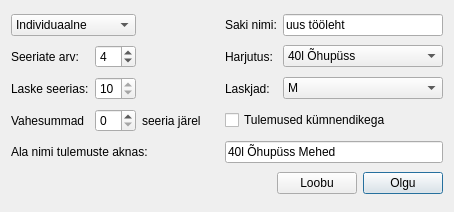
<?xml version="1.0" encoding="UTF-8"?>
<ui version="4.0">
 <class>ValikKastClass</class>
 <widget class="QDialog" name="ValikKastClass">
  <property name="geometry">
   <rect>
    <x>0</x>
    <y>0</y>
    <width>454</width>
    <height>212</height>
   </rect>
  </property>
  <property name="windowTitle">
   <string>Protokollitaja - Uus sakk</string>
  </property>
  <layout class="QGridLayout" name="gridLayout">
   <item row="0" column="0" colspan="2">
    <widget class="QComboBox" name="indBox">
     <property name="toolTip">
      <string>Siit valige, kas on võistkondlik või individuaalne</string>
     </property>
     <property name="currentIndex">
      <number>0</number>
     </property>
     <item>
      <property name="text">
       <string>Individuaalne</string>
      </property>
     </item>
     <item>
      <property name="text">
       <string>Võistkondlik</string>
      </property>
     </item>
    </widget>
   </item>
   <item row="0" column="2">
    <spacer name="horizontalSpacer_5">
     <property name="orientation">
      <enum>Qt::Horizontal</enum>
     </property>
     <property name="sizeHint" stdset="0">
      <size>
       <width>40</width>
       <height>20</height>
      </size>
     </property>
    </spacer>
   </item>
   <item row="0" column="3">
    <widget class="QLabel" name="label">
     <property name="text">
      <string>Saki nimi:</string>
     </property>
    </widget>
   </item>
   <item row="0" column="4">
    <widget class="QLineEdit" name="sakiNimi">
     <property name="toolTip">
      <string>Lühike nimi enda jaoks, mille järgi lehte ära tunda. Nagu Excel'is on Sheet 1, Sheet 2 jne. Ei kuvata tulemuste aknas</string>
     </property>
     <property name="text">
      <string>uus tööleht</string>
     </property>
    </widget>
   </item>
   <item row="1" column="0">
    <widget class="QLabel" name="seeriateSilt">
     <property name="text">
      <string>Seeriate arv:</string>
     </property>
    </widget>
   </item>
   <item row="1" column="1">
    <widget class="QSpinBox" name="seeriateArv">
     <property name="toolTip">
      <string>Seeriate arv võistluses või võistlejate arv võistkonnas</string>
     </property>
     <property name="minimum">
      <number>1</number>
     </property>
     <property name="maximum">
      <number>12</number>
     </property>
     <property name="value">
      <number>4</number>
     </property>
    </widget>
   </item>
   <item row="1" column="2">
    <spacer name="horizontalSpacer_4">
     <property name="orientation">
      <enum>Qt::Horizontal</enum>
     </property>
     <property name="sizeHint" stdset="0">
      <size>
       <width>281</width>
       <height>20</height>
      </size>
     </property>
    </spacer>
   </item>
   <item row="1" column="3">
    <widget class="QLabel" name="label_4">
     <property name="text">
      <string>Harjutus:</string>
     </property>
    </widget>
   </item>
   <item row="1" column="4">
    <widget class="QComboBox" name="harjutus">
     <property name="toolTip">
      <string>Valige harjutus. Tähelpanu! Peale siit millegi valimist vaadake üle, et ka kõik teised asjad ikka õiged oleksid!</string>
     </property>
     <item>
      <property name="text">
       <string>40l Õhupüss</string>
      </property>
     </item>
     <item>
      <property name="text">
       <string>60l Õhupüss</string>
      </property>
     </item>
     <item>
      <property name="text">
       <string>40l Õhupüstol</string>
      </property>
     </item>
     <item>
      <property name="text">
       <string>60l Õhupüstol</string>
      </property>
     </item>
     <item>
      <property name="text">
       <string>30l Lamades</string>
      </property>
     </item>
     <item>
      <property name="text">
       <string>60l Lamades</string>
      </property>
     </item>
     <item>
      <property name="text">
       <string>3x10l Standard</string>
      </property>
     </item>
     <item>
      <property name="text">
       <string>3x20l Standard</string>
      </property>
     </item>
     <item>
      <property name="text">
       <string>3x40l Standard</string>
      </property>
     </item>
     <item>
      <property name="text">
       <string>60l Vabapüstol</string>
      </property>
     </item>
     <item>
      <property name="text">
       <string>30+30l Spordipüstol</string>
      </property>
     </item>
     <item>
      <property name="text">
       <string>20+20+20l Spordipüstol</string>
      </property>
     </item>
     <item>
      <property name="text">
       <string>Olümpiakiirlaskmine</string>
      </property>
     </item>
     <item>
      <property name="text">
       <string>20+20l Metssiga</string>
      </property>
     </item>
     <item>
      <property name="text">
       <string>30+30l Metssiga</string>
      </property>
     </item>
     <item>
      <property name="text">
       <string>Muu õhupüss</string>
      </property>
     </item>
     <item>
      <property name="text">
       <string>Muu õhupüstol</string>
      </property>
     </item>
     <item>
      <property name="text">
       <string>Muu sportpüss</string>
      </property>
     </item>
     <item>
      <property name="text">
       <string>Muu spordipüstol</string>
      </property>
     </item>
    </widget>
   </item>
   <item row="2" column="0">
    <widget class="QLabel" name="laskudeSilt">
     <property name="text">
      <string>Laske seerias:</string>
     </property>
    </widget>
   </item>
   <item row="2" column="1">
    <widget class="QSpinBox" name="laskudeArv">
     <property name="readOnly">
      <bool>true</bool>
     </property>
     <property name="minimum">
      <number>5</number>
     </property>
     <property name="maximum">
      <number>20</number>
     </property>
     <property name="value">
      <number>10</number>
     </property>
    </widget>
   </item>
   <item row="2" column="2">
    <spacer name="horizontalSpacer_3">
     <property name="orientation">
      <enum>Qt::Horizontal</enum>
     </property>
     <property name="sizeHint" stdset="0">
      <size>
       <width>73</width>
       <height>20</height>
      </size>
     </property>
    </spacer>
   </item>
   <item row="2" column="3">
    <widget class="QLabel" name="label_5">
     <property name="text">
      <string>Laskjad:</string>
     </property>
    </widget>
   </item>
   <item row="2" column="4">
    <widget class="QComboBox" name="laskjad">
     <property name="toolTip">
      <string/>
     </property>
     <item>
      <property name="text">
       <string>M</string>
      </property>
     </item>
     <item>
      <property name="text">
       <string>N</string>
      </property>
     </item>
     <item>
      <property name="text">
       <string>MJ</string>
      </property>
     </item>
     <item>
      <property name="text">
       <string>NJ</string>
      </property>
     </item>
     <item>
      <property name="text">
       <string>P</string>
      </property>
     </item>
     <item>
      <property name="text">
       <string>T</string>
      </property>
     </item>
     <item>
      <property name="text">
       <string>MV</string>
      </property>
     </item>
     <item>
      <property name="text">
       <string>NV</string>
      </property>
     </item>
    </widget>
   </item>
   <item row="3" column="0">
    <widget class="QLabel" name="vSummadeSilt">
     <property name="text">
      <string>Vahesummad</string>
     </property>
     <property name="wordWrap">
      <bool>false</bool>
     </property>
    </widget>
   </item>
   <item row="3" column="1">
    <widget class="QSpinBox" name="vSummadeArv">
     <property name="toolTip">
      <string>Seeriate arv peale mida on vahesumma</string>
     </property>
     <property name="maximum">
      <number>12</number>
     </property>
    </widget>
   </item>
   <item row="3" column="2">
    <widget class="QLabel" name="vSummadeSilt2">
     <property name="text">
      <string>seeria järel</string>
     </property>
    </widget>
   </item>
   <item row="3" column="3" colspan="2">
    <widget class="QCheckBox" name="kumnendikegaBox">
     <property name="text">
      <string>Tulemused kümnendikega</string>
     </property>
    </widget>
   </item>
   <item row="4" column="0" colspan="3">
    <widget class="QLabel" name="label_2">
     <property name="text">
      <string>Ala nimi tulemuste aknas:</string>
     </property>
    </widget>
   </item>
   <item row="4" column="3" colspan="2">
    <widget class="QLineEdit" name="nimiTulAknas">
     <property name="toolTip">
      <string>Ala nimi, mida kuvatakse tulemustega koos ekraanil</string>
     </property>
     <property name="text">
      <string>40l Õhupüss Mehed</string>
     </property>
    </widget>
   </item>
   <item row="5" column="0" colspan="5">
    <layout class="QHBoxLayout" name="horizontalLayout">
     <item>
      <spacer name="horizontalSpacer">
       <property name="orientation">
        <enum>Qt::Horizontal</enum>
       </property>
       <property name="sizeHint" stdset="0">
        <size>
         <width>40</width>
         <height>20</height>
        </size>
       </property>
      </spacer>
     </item>
     <item>
      <widget class="QPushButton" name="loobuNupp">
       <property name="text">
        <string>Loobu</string>
       </property>
      </widget>
     </item>
     <item>
      <widget class="QPushButton" name="okNupp">
       <property name="text">
        <string>Olgu</string>
       </property>
       <property name="default">
        <bool>true</bool>
       </property>
      </widget>
     </item>
    </layout>
   </item>
  </layout>
 </widget>
 <layoutdefault spacing="6" margin="11"/>
 <resources/>
 <connections>
  <connection>
   <sender>loobuNupp</sender>
   <signal>clicked()</signal>
   <receiver>ValikKastClass</receiver>
   <slot>reject()</slot>
   <hints>
    <hint type="sourcelabel">
     <x>338</x>
     <y>154</y>
    </hint>
    <hint type="destinationlabel">
     <x>108</x>
     <y>109</y>
    </hint>
   </hints>
  </connection>
 </connections>
</ui>
